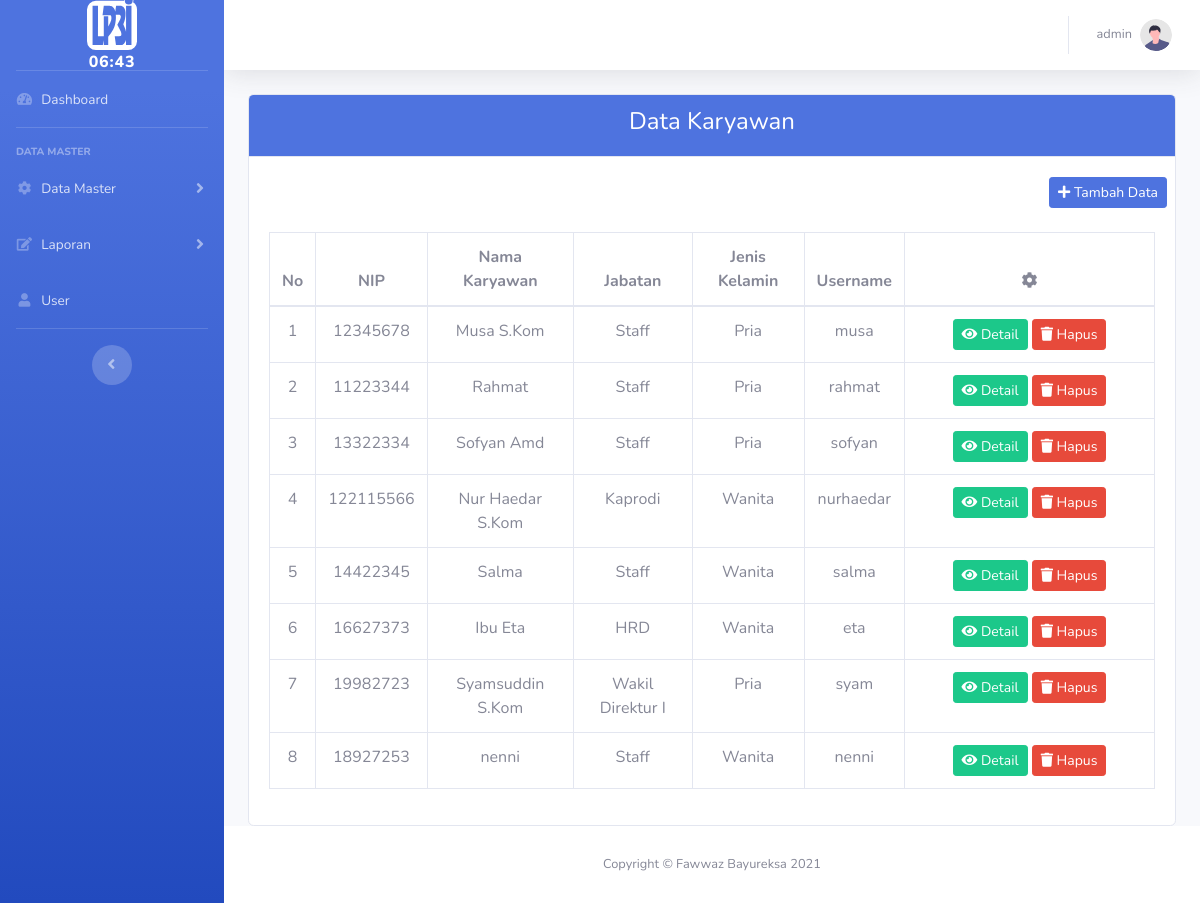
Screenshot of /index.php?Page=karyawan (signed in) with the database file from the repository.
### tables this page shows
CREATE TABLE `karyawan` (
  `id` int(11) NOT NULL,
  `nip` varchar(20) NOT NULL,
  `nama` varchar(30) NOT NULL,
  `id_jabatan_k` int(11) NOT NULL,
  `jenis_kelamin` varchar(20) NOT NULL,
  `username` varchar(30) NOT NULL,
  `password` varchar(20) NOT NULL
);

CREATE TABLE `jabatan` (
  `id_jabatan` int(11) NOT NULL,
  `nama_jabatan` varchar(30) NOT NULL
);

### view/karyawan/karyawan.php (the view, shortened to what this page needs)
<div class="row justify-content-center">
	<div class="col-md-12">
	<div class="card">
			<div class="card-header bg-primary text-center">
				<h4 style="color:white;">Data Karyawan</h4>
			</div>
			<div class="card-body">
				<div class="row justify-content-end">
						<a href="?Page=form-karyawan" class="btn btn-primary btn-sm"><i class="fa fa-plus"></i> Tambah Data</a>
				</div>
				<br>
				<table class="table table-bordered text-center">
					<thead>
						<tr>
							<th>No</th>
							<th>NIP</th>
							<th>Nama Karyawan</th>
							<th>Jabatan</th>
							<th>Jenis Kelamin</th>
							<th>Username</th>
							<th><i class="fa fa-cog"></i></th>
						</tr>
					</thead>
					<tbody >
							<?php
									$no = 1;
									$query = mysqli_query($db ,"SELECT * FROM karyawan");
									while ($data = mysqli_fetch_assoc($query)) {
							 ?>
						<tr>
							<td width="25px"><?=$no++?></td>
							<td><?=$data['nip']?></td>
							<td><?=$data['nama']?></td>
							<td>
								<?php
									$id = $data['id_jabatan_k'];
									$jbt = mysqli_query($db ,"SELECT * FROM jabatan WHERE id_jabatan='$id'");
									$datajbt = mysqli_fetch_assoc($jbt);
									echo $datajbt['nama_jabatan'];
								 ?>
							</td>
							<td><?=$data['jenis_kelamin']?></td>
							<td><?=$data['username']?></td>
							<td width="250">
								<a href="?Page=detail-karyawan&id=<?=$data['id']?>" class="btn btn-success btn-sm" id="edit"><i class="fa fa-eye"></i> Detail</a>
								<a href="?Page=hapus-karyawan&id=<?=$data['id']?>" class="btn btn-danger btn-sm"><i class="fa fa-trash"></i> Hapus</a>
							</td>
						</tr>
					<?php } ?>
					</tbody>
				</table>
			</div>
		</div>
	</div>
</div>

### index.php (shortened to what this page needs)
<!DOCTYPE html>
<html lang="en">
<head>
    <link href="assets/vendor/fontawesome-free/css/all.min.css" rel="stylesheet" type="text/css">
    <link href="assets/css/sb-admin-2.min.css" rel="stylesheet">
</head>
<body id="page-top">
    <div id="wrapper">
        <ul class="navbar-nav bg-gradient-primary sidebar sidebar-dark accordion" id="accordionSidebar">
            <a class="sidebar-brand d-flex align-items-center justify-content-center" href="index.php?Page=home">
                <div class="sidebar-brand-text mx-4"><img src="assets/img/lp3i.svg" width="50px">
                    <br>
                    <?=date('H:i')?>
                </div>
            </a>
            <hr class="sidebar-divider my-0">
            <li class="nav-item">
                <a class="nav-link" href="index.html">
                    <i class="fas fa-fw fa-tachometer-alt"></i>
                    <span>Dashboard</span></a>
            </li>
            <hr class="sidebar-divider">
            <div class="sidebar-heading">
                Data Master
            </div>
            <?php if ($_SESSION['admin']) {?>
            <li class="nav-item">
                <a class="nav-link collapsed" href="#" data-toggle="collapse" data-target="#collapseTwo"
                    aria-expanded="true" aria-controls="collapseTwo">
                    <i class="fas fa-fw fa-cog"></i>
                    <span>Data Master</span>
                </a>
            </li>
        <?php }?>
            <?php if ($_SESSION['admin']) {?>
            <li class="nav-item">
                <a class="nav-link collapsed" href="#" data-toggle="collapse" data-target="#collapseUtilities"
                    aria-expanded="true" aria-controls="collapseUtilities">
                    <i class="fas fa-fw fa-edit"></i>
                    <span>Laporan</span>
                </a>
            </li>
             <li class="nav-item">
                <a class="nav-link" href="?Page=daftar-user">
                    <i class="fas fa-fw fa-user"></i>
                    <span>User</span>
                </a>
            </li>
             <?php }?>
            <hr class="sidebar-divider d-none d-md-block">
            <div class="text-center d-none d-md-inline">
                <button class="rounded-circle border-0" id="sidebarToggle"></button>
            </div>
        </ul>
        <div id="content-wrapper" class="d-flex flex-column">
            <div id="content">
                <nav class="navbar navbar-expand navbar-light bg-white topbar mb-4 static-top shadow">
                    <ul class="navbar-nav ml-auto">
                        <li class="nav-item dropdown no-arrow">
                            <a class="nav-link dropdown-toggle" href="#" id="userDropdown" role="button"
                                data-toggle="dropdown" aria-haspopup="true" aria-expanded="false">
                                <span class="mr-2 d-none d-lg-inline text-gray-600 small">
                                    <?php
                                        if (isset($_SESSION['admin'])) {
                                            echo $_SESSION['admin']['nama'];
                                        }else{
                                            echo $_SESSION['user']['nama'];
                                        }
                                     ?>
                                </span>
                                <img class="img-profile rounded-circle"
                                    src="assets/img/undraw_profile.svg">
                            </a>
                        </li>
                    </ul>
                </nav>
                <div class="container-fluid">
                    <?php
                    include 'koneksi.php';
                      if (isset($_GET['Page'])) {
                        if ($_GET['Page'] == "dashboard") {
                          include 'dashboard.php';
                        }elseif ($_GET['Page'] == "home") {
                          include 'view/home/home.php';
                        } elseif ($_GET['Page'] == "jabatan") {
                            include 'view/jabatan/jabatan.php';
                        }elseif ($_GET['Page'] == "hapus-jabatan") {
                            include 'view/jabatan/hapus.php';
                        }elseif ($_GET['Page'] == "ubah-jabatan") {
                            include 'view/jabatan/edit.php';
                        }elseif ($_GET['Page'] == "karyawan") {
                            include 'view/karyawan/karyawan.php';
                        }elseif ($_GET['Page'] == "form-karyawan") {
                            include 'view/karyawan/tambah.php';
                        }elseif ($_GET['Page'] == "detail-karyawan") {
                            include 'view/karyawan/detail.php';
                        }elseif ($_GET['Page'] == "hapus-karyawan") {
                            include 'view/karyawan/hapus.php';
                        }elseif ($_GET['Page'] == "absensi") {
                            include 'view/absensi/absensi.php';
                        }elseif ($_GET['Page'] == "daftar-absensi") {
                            include 'view/absensi/daftar.php';
                        }elseif ($_GET['Page'] == "profil") {
                            include 'view/karyawan/profil.php';
                        }elseif ($_GET['Page'] == "laporan") {
                            include 'view/absensi/laporan.php';
                        }elseif ($_GET['Page'] == "daftar-karyawan") {
                            include 'view/absensi/karyawan.php';
                        }elseif ($_GET['Page'] == "daftar-user") {
                            include 'view/user/user.php';
                        }elseif ($_GET['Page'] == "form-user") {
                            include 'view/user/tambah.php';
                        }elseif ($_GET['Page'] == "ubah-user") {
                            include 'view/user/ubah.php';
                        }elseif ($_GET['Page'] == "hapus-user") {
                            include 'view/user/hapus.php';
                        }
                    }
                      ?>
                </div>
            </div>
            <footer class="sticky-footer bg-white">
                <div class="container my-auto">
                    <div class="copyright text-center my-auto">
                        <span>Copyright &copy; Fawwaz Bayureksa 2021</span>
                    </div>
                </div>
            </footer>
        </div>
    </div>
</body>
</html>

### rows the page displays
karyawan: nip "12345678", nama "Musa S.Kom", jabatan.nama_jabatan "Staff", jenis_kelamin "Pria", username "musa"
karyawan: nip "11223344", nama "Rahmat", jabatan.nama_jabatan "Staff", jenis_kelamin "Pria", username "rahmat"
karyawan: nip "13322334", nama "Sofyan Amd", jabatan.nama_jabatan "Staff", jenis_kelamin "Pria", username "sofyan"
karyawan: nip "122115566", nama "Nur Haedar S.Kom", jabatan.nama_jabatan "Kaprodi", jenis_kelamin "Wanita", username "nurhaedar"
karyawan: nip "14422345", nama "Salma", jabatan.nama_jabatan "Staff", jenis_kelamin "Wanita", username "salma"
karyawan: nip "16627373", nama "Ibu Eta", jabatan.nama_jabatan "HRD", jenis_kelamin "Wanita", username "eta"
karyawan: nip "19982723", nama "Syamsuddin S.Kom", jabatan.nama_jabatan "Wakil Direktur I", jenis_kelamin "Pria", username "syam"
karyawan: nip "18927253", nama "nenni", jabatan.nama_jabatan "Staff", jenis_kelamin "Wanita", username "nenni"

### other values shown
$_SESSION['admin']['nama'] "admin"
